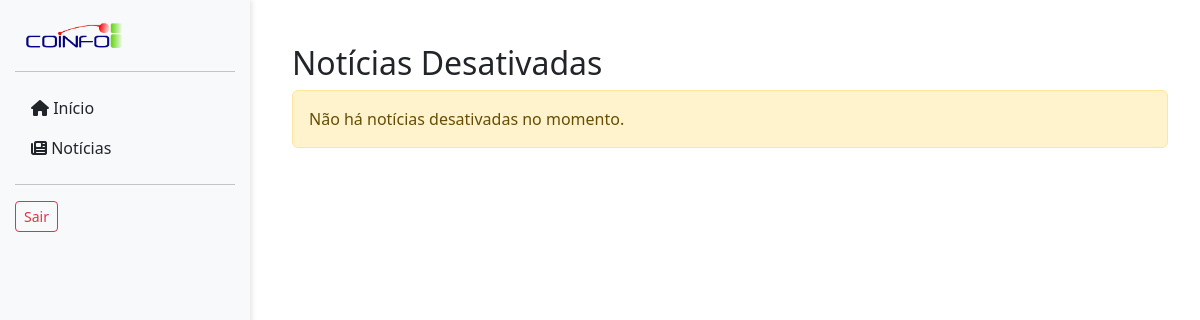
/dashboard/noticias_desativadas, run on an earlier commit of the app's database.
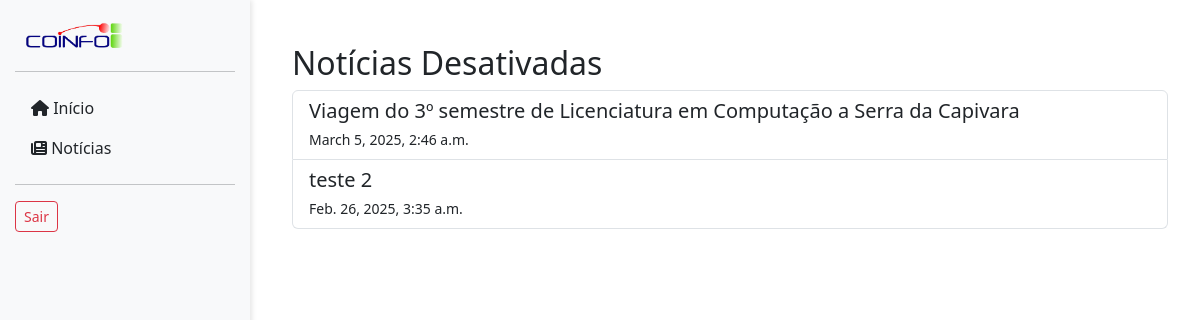
And on a later commit of the database.
### sistema/models.py (models this page shows, shortened)
class Noticia(models.Model):
    STATUS_CHOICES = [
        ('rascunho', 'Rascunho'),
        ('publicado', 'Publicado'),
    ]
    ATIVACAO_CHOICES = [
        ('ativada', 'Ativada'),
        ('desativada', 'Desativada'),
    ]
    titulo = models.CharField(max_length=255)
    conteudo = models.TextField()
    autor = models.ForeignKey(User, on_delete=models.CASCADE)
    data_publicacao = models.DateTimeField(auto_now_add=True)
    status = models.CharField(max_length=10, choices=STATUS_CHOICES, default='rascunho')
    ativacao = models.CharField(max_length=10, choices=ATIVACAO_CHOICES, default='ativada')

### dashboard/views.py (the view)
# urls.py: path('noticias_desativadas', views.noticias_desativadas, name="noticias_desativadas")
def noticias_desativadas(request):
    noticias_desativadas = Noticia.objects.filter(ativacao='desativada').order_by('-data_publicacao')
    is_admin = request.user.is_staff and not request.user.groups.filter(name='Professores').exists()
    return render(request, 'dashboard/noticias_desativadas.html', {
        'noticias_desativadas':noticias_desativadas,
        'is_admin':is_admin,
    })

### dashboard/templates/dashboard/noticias_desativadas.html (shortened to what this page needs)
{% extends 'sidebar_base.html' %}
{% block content %}
<div class="container mt-4">
    <h2>Notícias Desativadas</h2>
    <div class="list-group">
        {% for noticia in noticias_desativadas %}
            <div class="list-group-item">
                <h5 class="mb-1">{{ noticia.titulo }}</h5>
                <small>{{ noticia.data_publicacao }}</small>
            </div>
        {% empty %}
            <div class="alert alert-warning" role="alert">
                Não há notícias desativadas no momento.
            </div>
        {% endfor %}
    </div>
</div>
{% endblock %}

What changed in the data, as far as the page shows it:
added Noticia: titulo "Viagem do 3º semestre de Licenciatura em Computação a Serra da Capivara", data_publicacao "March 5, 2025, 2:46 a.m."
now on this page (row edited): Noticia: titulo "teste 2", data_publicacao "Feb. 26, 2025, 3:35 a.m."
Also different on the page:
text no longer shown: "Não há notícias desativadas no momento."
